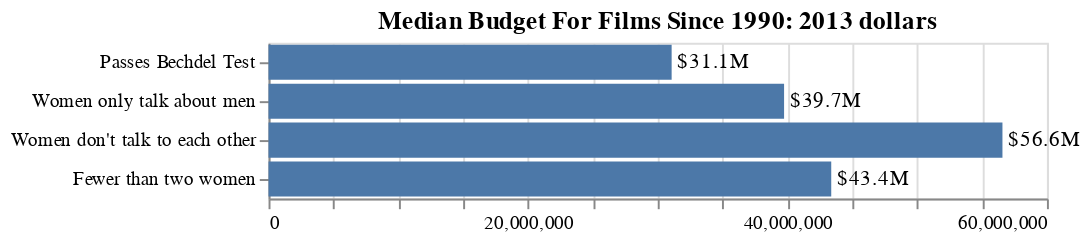

Here is the notebook cell this chart was saved with:
### Markdown cell above
### Step 2: Create your chart. 
Please take a look at the checkpoints below. You can follow the checkpoint to work through the problem step-by-step. Don't forget to paste your FINAL answer to the cell immediately blow this block (it will allow us to grade). You can search for the keyword "TODO" to locate cells that need your edits

### Code cell
#TODO: Replicate visualization 1 

bars = alt.Chart(movieDF_since_1990,title="Median Budget For Films Since 1990: 2013 dollars").mark_bar().encode(
    x=alt.X('median(budget_2013$)', title=None),
    y=alt.Y("test_result", title=None,  sort=['Passes Bechdel Test', 'Women only talk about men', 'Women don\'t talk to each other', 'Fewer than two women','dubious'])
).transform_filter(
    (datum.test_result !="dubious") )
text = bars.mark_text(
    align='left',
    baseline='middle',
    dx=3  # Nudges text to right so it doesn't appear on top of the bar
).encode(
    text=alt.Text("median(budget_2013$):Q", format="$.3s")
)
(bars + text)

### Figure 1 — Vega-Lite specification as saved in the notebook (floating-point values rounded to 4 significant figures; data arrays with more than 128 entries replaced by an {"elided": "..."} marker saying what was removed)
{"config": {"view": {"continuousWidth": 400, "continuousHeight": 300}}, "layer": [{"mark": "bar", "encoding": {"x": {"type": "quantitative", "aggregate": "median", "field": "budget_2013$", "title": null}, "y": {"type": "nominal", "field": "test_result", "sort": ["Passes Bechdel Test", "Women only talk about men", "Women don't talk to each other", "Fewer than two women", "dubious"], "title": null}}, "title": "Median Budget For Films Since 1990: 2013 dollars", "transform": [{"filter": "(datum.test_result !== 'dubious')"}]}, {"mark": {"type": "text", "align": "left", "baseline": "middle", "dx": 3}, "encoding": {"text": {"type": "quantitative", "aggregate": "median", "field": "budget_2013$", "format": "$.3s"}, "x": {"type": "quantitative", "aggregate": "median", "field": "budget_2013$", "title": null}, "y": {"type": "nominal", "field": "test_result", "sort": ["Passes Bechdel Test", "Women only talk about men", "Women don't talk to each other", "Fewer than two women", "dubious"], "title": null}}, "title": "Median Budget For Films Since 1990: 2013 dollars", "transform": [{"filter": "(datum.test_result !== 'dubious')"}]}], "data": {"name": "data-71b810f8ccdf85a908c3d79df0b33c60"}, "$schema": "https://vega.github.io/schema/vega-lite/v4.0.0.json", "datasets": {"data-71b810f8ccdf85a908c3d79df0b33c60": {"elided": "1615 records"}}}
